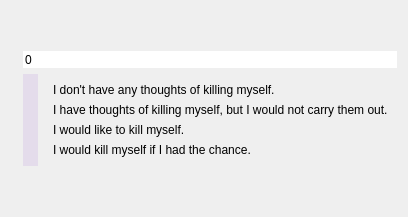
          <widget class="QWidget" name="pageOne">
           <layout class="QGridLayout" name="gridLayout_12">
            <item row="2" column="0">
             <spacer name="verticalSpacer_17">
              <property name="orientation">
               <enum>Qt::Vertical</enum>
              </property>
              <property name="sizeHint" stdset="0">
               <size>
                <width>20</width>
                <height>40</height>
               </size>
              </property>
             </spacer>
            </item>
            <item row="1" column="0">
             <widget class="QFrame" name="frame">
              <layout class="QGridLayout" name="gridLayout_35">
               <property name="leftMargin">
                <number>12</number>
               </property>
               <property name="topMargin">
                <number>0</number>
               </property>
               <property name="rightMargin">
                <number>0</number>
               </property>
               <property name="bottomMargin">
                <number>0</number>
               </property>
               <item row="1" column="0">
                <widget class="QSlider" name="b_slider_9">
                 <property name="styleSheet">
                  <string notr="true">

/* ///////////////////////////////////////////////////////////////
QSlider Colors
/////////////////////////////////////////////////////////////// */

QSlider::handle:vertical {background:rgb(170,112,215);}
QSlider::handle:vertical:hover {background:rgb(210,152,255);}
QSlider::handle:vertical:pressed {background:rgb(120,62,165);}
QSlider::groove:vertical:hover {background:rgba(170,112,215,0.25);}
QSlider::groove:vertical {background:rgba(170,112,215,0.15);}

        </string>
                 </property>
                 <property name="orientation">
                  <enum>Qt::Vertical</enum>
                 </property>
                 <property name="invertedAppearance">
                  <bool>true</bool>
                 </property>
                </widget>
               </item>
               <item row="1" column="1">
                <widget class="QFrame" name="frame">
                 <layout class="QVBoxLayout" name="verticalLayout_6">
                  <property name="leftMargin">
                   <number>9</number>
                  </property>
                  <property name="topMargin">
                   <number>9</number>
                  </property>
                  <property name="rightMargin">
                   <number>9</number>
                  </property>
                  <property name="bottomMargin">
                   <number>9</number>
                  </property>
                  <item>
                   <widget class="QLabel" name="label_22">
                    <property name="text">
                     <string>I don't have any thoughts of killing myself.</string>
                    </property>
                   </widget>
                  </item>
                  <item>
                   <widget class="QLabel" name="label_23">
                    <property name="text">
                     <string>I have thoughts of killing myself, but I would not carry them out.</string>
                    </property>
                   </widget>
                  </item>
                  <item>
                   <widget class="QLabel" name="label_24">
                    <property name="text">
                     <string>I would like to kill myself.</string>
                    </property>
                   </widget>
                  </item>
                  <item>
                   <widget class="QLabel" name="label_25">
                    <property name="text">
                     <string>I would kill myself if I had the chance.</string>
                    </property>
                   </widget>
                  </item>
                 </layout>
                </widget>
               </item>
               <item row="0" column="0" colspan="2">
                <widget class="QSpinBox" name="b_box_9">
                 <property name="frame">
                  <bool>false</bool>
                 </property>
                 <property name="buttonSymbols">
                  <enum>QAbstractSpinBox::NoButtons</enum>
                 </property>
                </widget>
               </item>
              </layout>
             </widget>
            </item>
            <item row="0" column="0">
             <spacer name="verticalSpacer_18">
              <property name="orientation">
               <enum>Qt::Vertical</enum>
              </property>
              <property name="sizeHint" stdset="0">
               <size>
                <width>20</width>
                <height>40</height>
               </size>
              </property>
             </spacer>
            </item>
           </layout>
          </widget>
